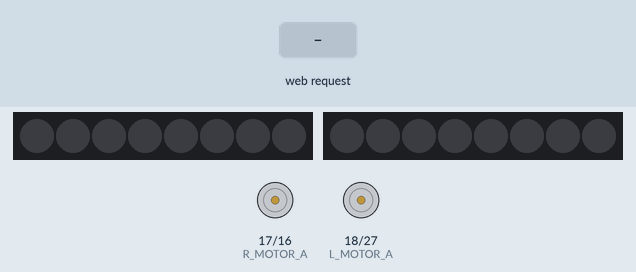
The sketch below on a simulated ESP32. Shown: 2 × 8 RGB LEDs in strip order, left to right, motor-driver pin pairs drawn as motors (green arrow = first pin HIGH = forward, orange = second pin HIGH = backward, longer = more drive). The inputs (shaded band) are chosen by the test bench. What the sketch prints to the serial monitor is not drawn.

Above: at 1.2 s.
1.3 s: HTTP request GET /?State=F received
At 1.6 s:
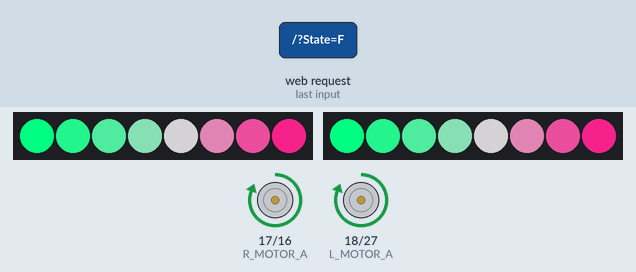
2.8 s: HTTP request GET /?State=B received
At 3.9 s:
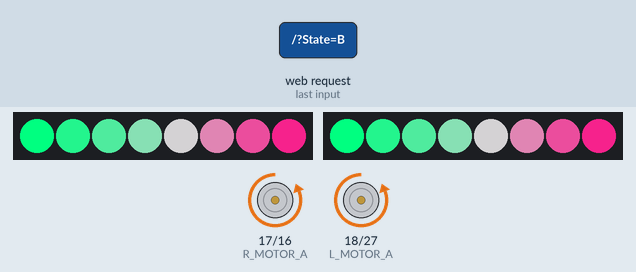
4.3 s: HTTP request GET /?State=L received
At 5.1 s:
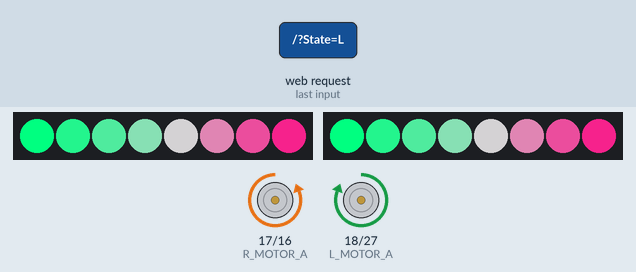
5.8 s: HTTP request GET /?State=R received
At 6.2 s:
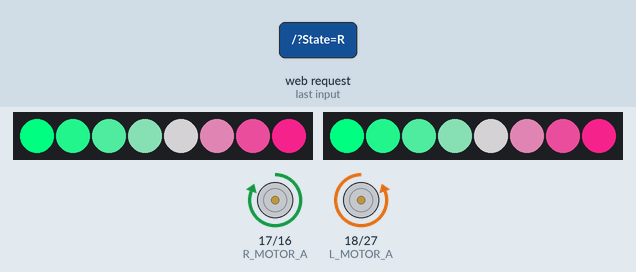
Timing chart, 0 to 8.3 s (numbered marks = the images above; inputs shaded):
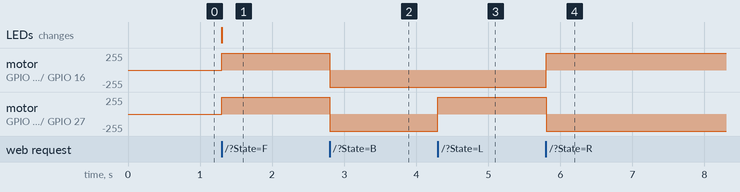

The sketch:

Magicbit_ExhibitionRemot_Car.ino
```cpp
#include <WiFi.h>
#include <WebServer.h>
#include <Adafruit_NeoPixel.h>

#define R_MOTOR_A 17  // Right motor A-IA
#define R_MOTOR_B 16  // Right motor A-IB
#define L_MOTOR_A 18  // Left motor B-IA
#define L_MOTOR_B 27  // Left motor B-IB

#define NEOPIXEL_PIN_1 32  // NeoPixel on pin 32
#define NEOPIXEL_PIN_2 33  // NeoPixel on pin 33
#define NUM_PIXELS 8       // Adjust if you have more or fewer NeoPixels

String command;            // String to store app command state.
int speedCar = 1023;       // Set speed to full (maximum PWM value: 1023)
const char* ssid = "ESP32 Car";

WebServer server(80);
Adafruit_NeoPixel strip1(NUM_PIXELS, NEOPIXEL_PIN_1, NEO_GRB + NEO_KHZ800);
Adafruit_NeoPixel strip2(NUM_PIXELS, NEOPIXEL_PIN_2, NEO_GRB + NEO_KHZ800);

void setup() {
  // Configure motor pins as outputs
  pinMode(R_MOTOR_A, OUTPUT);
  pinMode(R_MOTOR_B, OUTPUT);
  pinMode(L_MOTOR_A, OUTPUT);
  pinMode(L_MOTOR_B, OUTPUT);

  // Configure NeoPixel pins with internal pull-down resistors
  pinMode(NEOPIXEL_PIN_1, INPUT_PULLDOWN);
  pinMode(NEOPIXEL_PIN_2, INPUT_PULLDOWN);

  // Initialize NeoPixels
  strip1.begin();
  strip2.begin();
  strip1.show();  // Initialize all pixels to 'off'
  strip2.show();  // Initialize all pixels to 'off'

  stopRobot();  // Stop the robot initially

  Serial.begin(115200);

  // Setup Wi-Fi Access Point
  WiFi.softAP(ssid);
  IPAddress myIP = WiFi.softAPIP();
  Serial.print("AP IP address: ");
  Serial.println(myIP);

  // Start web server
  server.on("/", HTTP_handleRoot);
  server.onNotFound(HTTP_handleRoot);
  server.begin();
}

void setNeoPixelColor(uint8_t r, uint8_t g, uint8_t b) {
  for (int i = 0; i < NUM_PIXELS; i++) {
    strip1.setPixelColor(i, strip1.Color(r, g, b));
    strip2.setPixelColor(i, strip2.Color(r, g, b));
  }
  strip1.show();
  strip2.show();
}

// Function to display rainbow pattern
void rainbow() {
  for (int i = 0; i < NUM_PIXELS; i++) {
    int color = (i * 256 / NUM_PIXELS);  // Gradual color change
    strip1.setPixelColor(i, strip1.Color(color, 255 - color, 128));
    strip2.setPixelColor(i, strip2.Color(color, 255 - color, 128));
  }
  strip1.show();
  strip2.show();
}

void goAhead() {
  analogWrite(R_MOTOR_A, speedCar);  // Right motor forward
  analogWrite(R_MOTOR_B, 0);
  analogWrite(L_MOTOR_A, speedCar);  // Left motor forward
  analogWrite(L_MOTOR_B, 0);

  rainbow();  // Activate rainbow pattern when moving forward
  Serial.println("Forward");
}

void goBack() {
  analogWrite(R_MOTOR_A, 0);         // Right motor backward
  analogWrite(R_MOTOR_B, speedCar);
  analogWrite(L_MOTOR_A, 0);         // Left motor backward
  analogWrite(L_MOTOR_B, speedCar);

  rainbow();  // Activate rainbow pattern when moving backward
  Serial.println("Backward");
}

void goRight() {
  analogWrite(R_MOTOR_A, speedCar);  // Right motor forward
  analogWrite(R_MOTOR_B, 0);
  analogWrite(L_MOTOR_A, 0);         // Left motor backward
  analogWrite(L_MOTOR_B, speedCar);

  rainbow();  // Activate rainbow pattern when turning right
  Serial.println("Right");
}

void goLeft() {
  analogWrite(R_MOTOR_A, 0);         // Right motor backward
  analogWrite(R_MOTOR_B, speedCar);
  analogWrite(L_MOTOR_A, speedCar);  // Left motor forward
  analogWrite(L_MOTOR_B, 0);

  rainbow();  // Activate rainbow pattern when turning left
  Serial.println("Left");
}

void stopRobot() {
  analogWrite(R_MOTOR_A, 0);
  analogWrite(R_MOTOR_B, 0);
  analogWrite(L_MOTOR_A, 0);
  analogWrite(L_MOTOR_B, 0);

  setNeoPixelColor(0, 0, 0);  // Turn off NeoPixels
  Serial.println("Stopped");
}

void loop() {
  server.handleClient();

  command = server.arg("State");
  if (command == "F") goAhead();
  else if (command == "B") goBack();
  else if (command == "L") goLeft();
  else if (command == "R") goRight();
  else if (command == "0") speedCar = 100;   // Adjust speeds as needed
  else if (command == "1") speedCar = 200;
  else if (command == "2") speedCar = 300;
  else if (command == "3") speedCar = 400;
  else if (command == "4") speedCar = 500;
  else if (command == "5") speedCar = 600;
  else if (command == "6") speedCar = 700;
  else if (command == "7") speedCar = 800;
  else if (command == "8") speedCar = 900;
  else if (command == "9") speedCar = 1023;  // Full speed
  else if (command == "S") stopRobot();
}

void HTTP_handleRoot() {
  if (server.hasArg("State")) {
    Serial.println(server.arg("State"));
  }
  server.send(200, "text/html", "");
  delay(1);
}
```

Measured:
- after the input at 1.3 s, motor on GPIO 17 (R_MOTOR_A) / GPIO 16 (R_MOTOR_B), motor on GPIO 18 (L_MOTOR_A) / GPIO 27 (L_MOTOR_B): stopped → forward 255/255 at once; the LEDs: change at once (image 1)
- after the input at 2.8 s, motor on GPIO 17 (R_MOTOR_A) / GPIO 16 (R_MOTOR_B), motor on GPIO 18 (L_MOTOR_A) / GPIO 27 (L_MOTOR_B): forward 255/255 → backward 255/255 at once
- after the input at 4.3 s, motor on GPIO 18 (L_MOTOR_A) / GPIO 27 (L_MOTOR_B): backward 255/255 → forward 255/255 at once
- after the input at 5.8 s, motor on GPIO 17 (R_MOTOR_A) / GPIO 16 (R_MOTOR_B): backward 255/255 → forward 255/255 at once; motor on GPIO 18 (L_MOTOR_A) / GPIO 27 (L_MOTOR_B): forward 255/255 → backward 255/255 at once
